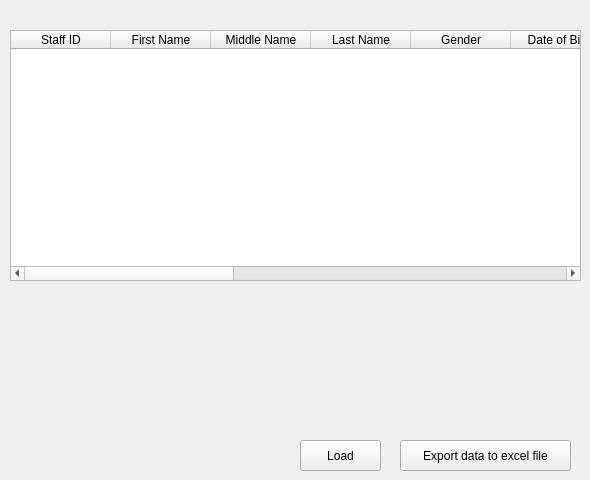
      <widget class="QWidget" name="tab_12">
       <attribute name="title">
        <string>All  Staff</string>
       </attribute>
       <widget class="QTableWidget" name="tableWidget_2">
        <property name="geometry">
         <rect>
          <x>10</x>
          <y>30</y>
          <width>571</width>
          <height>251</height>
         </rect>
        </property>
        <column>
         <property name="text">
          <string>Staff ID</string>
         </property>
        </column>
        <column>
         <property name="text">
          <string>First Name</string>
         </property>
        </column>
        <column>
         <property name="text">
          <string>Middle Name</string>
         </property>
        </column>
        <column>
         <property name="text">
          <string>Last Name</string>
         </property>
        </column>
        <column>
         <property name="text">
          <string>Gender</string>
         </property>
        </column>
        <column>
         <property name="text">
          <string>Date of Birth</string>
         </property>
        </column>
        <column>
         <property name="text">
          <string>Contact No.</string>
         </property>
        </column>
        <column>
         <property name="text">
          <string>Address</string>
         </property>
        </column>
        <column>
         <property name="text">
          <string>Designation</string>
         </property>
        </column>
        <column>
         <property name="text">
          <string>Date of Joining</string>
         </property>
        </column>
        <column>
         <property name="text">
          <string>Date of Leaving</string>
         </property>
        </column>
        <column>
         <property name="text">
          <string>Station ID</string>
         </property>
        </column>
        <column>
         <property name="text">
          <string>Salary</string>
         </property>
        </column>
       </widget>
       <widget class="QPushButton" name="pushButton_28">
        <property name="geometry">
         <rect>
          <x>400</x>
          <y>440</y>
          <width>171</width>
          <height>31</height>
         </rect>
        </property>
        <property name="text">
         <string>Export data to excel file</string>
        </property>
       </widget>
       <widget class="QPushButton" name="pushButton_42">
        <property name="geometry">
         <rect>
          <x>300</x>
          <y>440</y>
          <width>81</width>
          <height>31</height>
         </rect>
        </property>
        <property name="text">
         <string>Load</string>
        </property>
       </widget>
      </widget>
